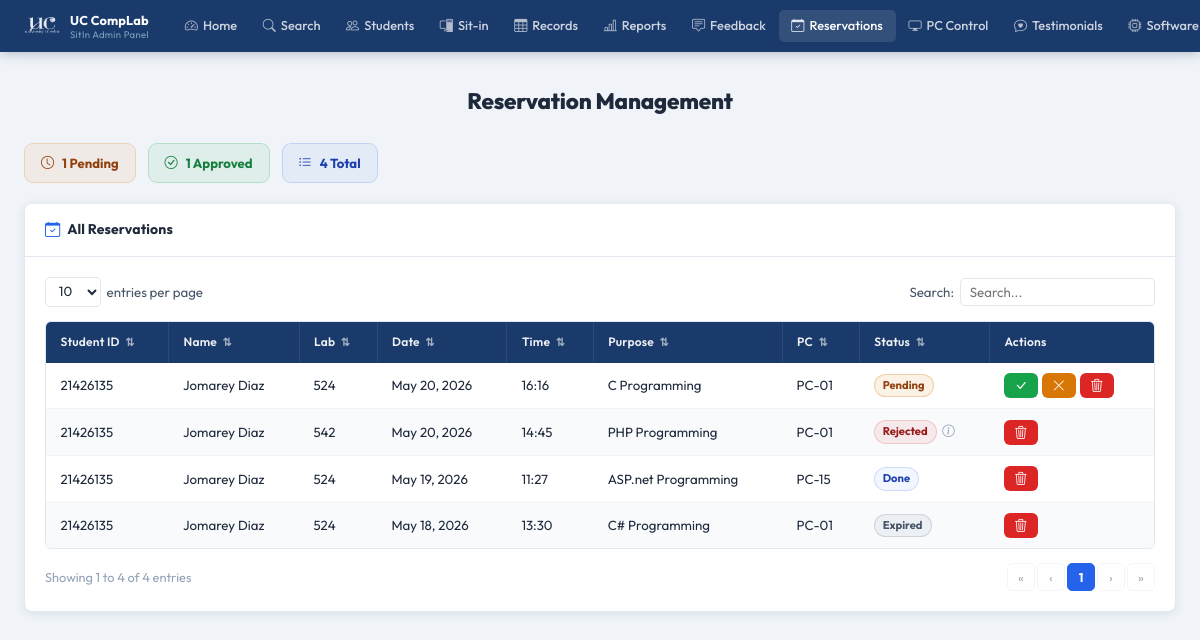
Before: /pages/admin/reservation.php (signed in) with the older database file.
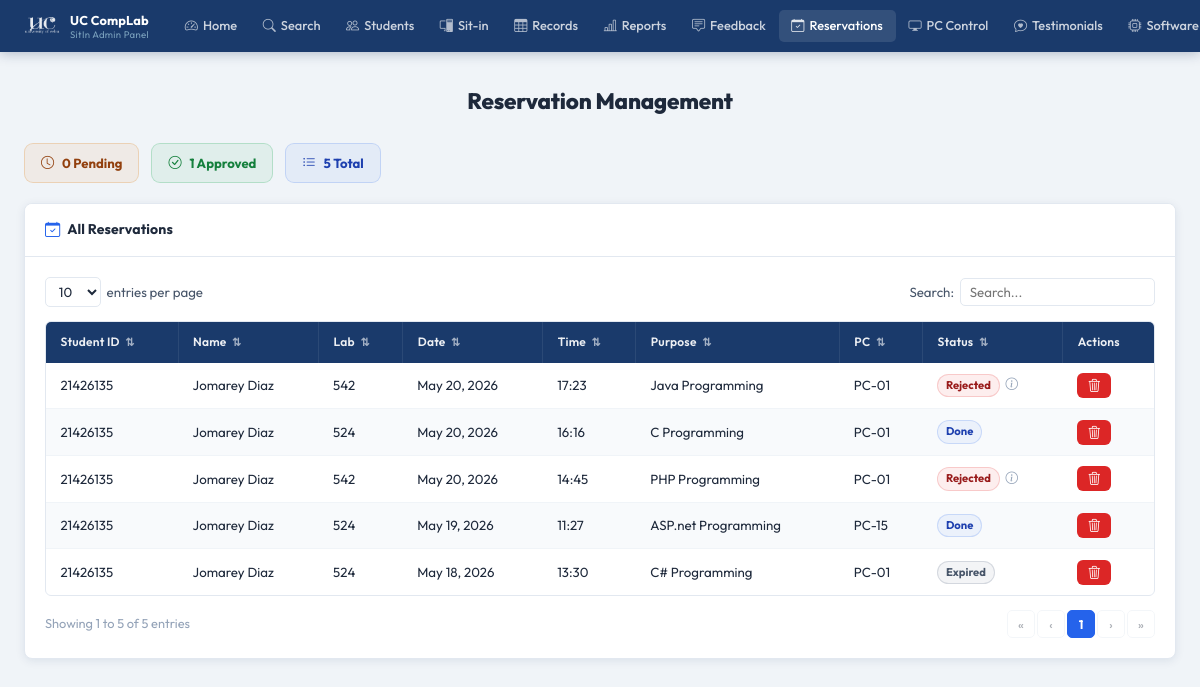
After: the same page with the newer database file.
### tables this page shows
CREATE TABLE reservations (
            id         INTEGER PRIMARY KEY AUTOINCREMENT,
            user_id    INTEGER NOT NULL,
            lab_room   TEXT    NOT NULL,
            date       TEXT    NOT NULL,
            time_slot  TEXT    NOT NULL,
            purpose    TEXT,
            status     TEXT    DEFAULT 'pending',
            created_at DATETIME DEFAULT CURRENT_TIMESTAMP, pc_number INTEGER, reject_note TEXT,
            FOREIGN KEY (user_id) REFERENCES users(id) ON DELETE CASCADE
        );

CREATE TABLE users (
            id                 INTEGER PRIMARY KEY AUTOINCREMENT,
            first_name         TEXT    NOT NULL,
            last_name          TEXT    NOT NULL,
            middle_name        TEXT,
            student_id         TEXT    UNIQUE NOT NULL,
            course             TEXT    NOT NULL,
            course_level       INTEGER NOT NULL,
            email              TEXT    UNIQUE NOT NULL,
            address            TEXT    NOT NULL,
            password           TEXT    NOT NULL,
            remaining_sessions INTEGER DEFAULT 30,
            created_at         DATETIME DEFAULT CURRENT_TIMESTAMP
        , profile_picture TEXT, points INTEGER DEFAULT 0);

### pages/admin/reservation.php (the view, shortened to what the changed rows need)
<?php
$base = '../../';
$db = getDB();
$reservations = $db->query("
    SELECT r.*, u.student_id,
           u.first_name||' '||u.last_name AS full_name,
           u.remaining_sessions
    FROM reservations r
    JOIN users u ON u.id = r.user_id
    ORDER BY r.created_at DESC
")->fetchAll();
$today = date('Y-m-d');
foreach ($reservations as &$r) {
    if (in_array($r['status'], ['pending','approved']) && $r['date'] < $today) {
        $r['display_status'] = 'expired';
    } else {
        $r['display_status'] = $r['status'];
    }
}
$pendingCount  = count(array_filter($reservations, fn($r) => $r['status'] === 'pending'));
$approvedCount = count(array_filter($reservations, fn($r) => $r['status'] === 'approved'));
?>
<!DOCTYPE html>
<html lang="en">
<head>
  <link rel="stylesheet" href="<?= $base ?>assets/css/admin.css"/>
  <link rel="stylesheet" href="https://cdn.jsdelivr.net/npm/bootstrap-icons@1.11.3/font/bootstrap-icons.css"/>
</head>
<body>
<div class="admin-page">
  <div class="admin-inner">
    <h1 class="a-page-title">Reservation Management</h1>
    <div class="res-stat-strip">
      <div class="res-stat-chip rsc-pending">
        <i class="bi bi-clock"></i> <?= $pendingCount ?> Pending
      </div>
      <div class="res-stat-chip rsc-approved">
        <i class="bi bi-check-circle"></i> <?= $approvedCount ?> Approved
      </div>
      <div class="res-stat-chip rsc-total">
        <i class="bi bi-list-ul"></i> <?= count($reservations) ?> Total
      </div>
    </div>
    <div class="a-card">
      <div class="a-card-body">
        <div class="a-table-wrap">
          <table class="a-table" id="resTable">
            <thead>
              <tr>
                <th class="a-sortable" data-col="0">Student ID <span class="a-sort-icon">⇅</span></th>
                <th class="a-sortable" data-col="1">Name <span class="a-sort-icon">⇅</span></th>
                <th class="a-sortable" data-col="2">Lab <span class="a-sort-icon">⇅</span></th>
                <th class="a-sortable" data-col="3">Date <span class="a-sort-icon">⇅</span></th>
                <th class="a-sortable" data-col="4">Time <span class="a-sort-icon">⇅</span></th>
                <th class="a-sortable" data-col="5">Purpose <span class="a-sort-icon">⇅</span></th>
                <th class="a-sortable" data-col="6">PC <span class="a-sort-icon">⇅</span></th>
                <th class="a-sortable" data-col="7">Status <span class="a-sort-icon">⇅</span></th>
                <th>Actions</th>
              </tr>
            </thead>
            <tbody id="resBody">
              <?php if (empty($reservations)): ?>
                <tr class="a-table-empty"><td colspan="9">No reservations yet.</td></tr>
              <?php else: ?>
                <?php foreach ($reservations as $r): ?>
                  <tr class="a-data-row">
                    <td><?= htmlspecialchars($r['student_id']) ?></td>
                    <td><?= htmlspecialchars($r['full_name']) ?></td>
                    <td><?= htmlspecialchars($r['lab_room']) ?></td>
                    <td><?= date('M j, Y', strtotime($r['date'])) ?></td>
                    <td><?= htmlspecialchars($r['time_slot']) ?></td>
                    <td><?= htmlspecialchars($r['purpose'] ?? '—') ?></td>
                    <td><?= $r['pc_number'] ? 'PC-'.str_pad($r['pc_number'],2,'0',STR_PAD_LEFT) : '—' ?></td>
                    <td>
                      <span class="a-badge badge-<?= $r['display_status'] ?>">
                        <?= ucfirst($r['display_status']) ?>
                      </span>
                      <?php if ($r['reject_note'] && $r['status'] === 'rejected'): ?>
                        <span title="Reason: <?= htmlspecialchars($r['reject_note']) ?>" style="cursor:help;margin-left:3px;color:#94a3b8;font-size:0.78rem;">
                          <i class="bi bi-info-circle"></i>
                        </span>
                      <?php endif; ?>
                    </td>
                    <td>
                      <div class="res-actions">
                        <?php if ($r['status'] === 'pending'): ?>
                          <form method="POST" style="display:inline;">
                            <button type="submit" class="a-btn a-btn-green a-btn-sm" title="Approve">
                              <i class="bi bi-check-lg"></i>
                            </button>
                          </form>
                          <button type="button" class="a-btn a-btn-yellow a-btn-sm" title="Reject"
                                  onclick="openRejectModal(<?= $r['id'] ?>, '<?= htmlspecialchars($r['full_name'], ENT_QUOTES) ?>')">
                            <i class="bi bi-x-lg"></i>
                          </button>
                        <?php endif; ?>
                        <form method="POST" style="display:inline;"
                              onsubmit="return confirm('Delete this reservation?')">
                          <button type="submit" class="a-btn a-btn-red a-btn-sm" title="Delete">
                            <i class="bi bi-trash3"></i>
                          </button>
                        </form>
                      </div>
                    </td>
                  </tr>
                <?php endforeach; ?>
              <?php endif; ?>
            </tbody>
          </table>
        </div>
        <div class="a-table-footer">
          <div class="a-table-info" id="resInfo"></div>
          <div class="a-pagination"  id="resPag"></div>
        </div>
      </div>
    </div>
  </div>
</div>
</body>
</html>

Changed rows visible on the page:
added reservations: user.student_id "21426135", full_name "Jomarey Diaz", lab_room "542", date "May 20, 2026", time_slot "17:23", purpose "Java Programming", pc_number "01", status "Rejected"
changed reservations "C Programming": status "Pending" → "Done"
Other visible differences:
$pendingCount: "1" → "0"
count($reservations): "4" → "5"
text written by a page script: "Showing 1 to 4 of 4 entries" → "Showing 1 to 5 of 5 entries"
